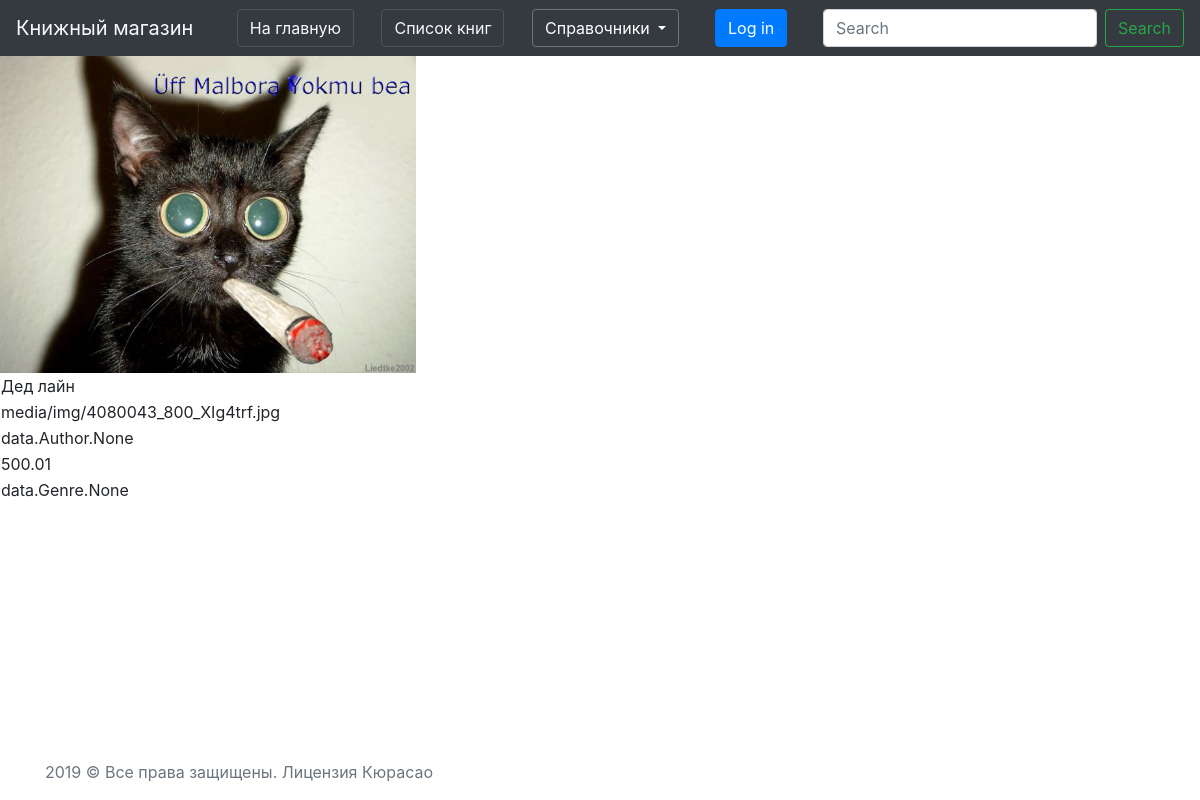
Page /books/3 on the committed database.
### books/models.py (models this page shows, shortened)
class Book(models.Model):
    name = models.CharField(
        "Название",
        null=False,
        blank=False,
        max_length=200)
    image = models.ImageField(
        "Обложка",
        upload_to='media/img/',
        null=True,
        blank=True)
    author = models.ManyToManyField(
        "data.Author",
        related_name="books",
        verbose_name="Автор")
    price = models.DecimalField(
        "Цена",
        max_digits=5,
        decimal_places=2)  # decimal_places - количество нулей после запятой
    serie = models.ForeignKey(
        "data.Series",
        related_name="books",
        verbose_name="Серия",
        on_delete=models.CASCADE)
    genre = models.ManyToManyField(
        "data.Genre",
        related_name="books",
        blank=True,
        verbose_name="Жанр")
    year = models.PositiveSmallIntegerField(
        "Год издания",
        null=True,
        blank=True)
    page = models.PositiveSmallIntegerField(
        "Количество страниц",
        null=True,
        blank=True)
    bind = models.ForeignKey(
        "data.Binding",
        verbose_name="Переплет",
        null=True,
        blank=True,
        on_delete=models.CASCADE)
    book_format = models.ForeignKey(
        "data.BookFormat",
        verbose_name="Формат",
        null=True,
        blank=True,
        on_delete=models.CASCADE)
    isbn = models.CharField(
        "ISBN",
        default="0",
        unique=True,
        max_length=20)
    weight = models.PositiveSmallIntegerField(
        "Вес, гр",
        null=True,
        blank=True, )
    age_limit = models.PositiveSmallIntegerField(
        "Возрастные ограничения",
        null=True,
        blank=True,)
    publish = models.ForeignKey(
        "data.Publish",
        verbose_name="Издательство",
        null=True,
        blank=True,
        on_delete=models.CASCADE)
    book_amount = models.PositiveIntegerField(
        "Кол-во книг в наличии",
        default=0)
    available = models.BooleanField(
        "Доступна для заказа",
        default=True)
    rate = models.FloatField(
        "Рейтинг",
        default=0)
    created_day = models.DateTimeField(
        "Дата внесения в каталог",
        auto_now=False,
        auto_now_add=True)
    updated_date = models.DateTimeField(
        "Дата последнего изменения",
        auto_now=True,
        auto_now_add=False)
    class Meta:
        verbose_name = 'Книга'
        verbose_name_plural = 'Книги'
        permissions = [('edit-content', 'for content-managers'), ('edit-order', 'for edit-managers'), ('market', 'for marketers')]

### books/views.py (the view)
# urls.py: path('<int:pk>', BookDetailView.as_view(), name='book-detail-view'),
class BookDetailView(DetailView):
    model = Book

### books/templates/books/book_detail.html (shortened to what this page needs)
{% extends "base.html" %}
{% block content %}
<table>
<tr>
    <td>{{ object.name }}</td>
</tr>
<tr>
    <img src="{{ object.image.url }}" style="width: 26rem;" alt="Картинка не загрузилась"></img>
    <td>{{ object.image }}</td>
</tr>
<tr>
    <td>{{ object.author }}</td>
</tr>
<tr>
    <td>{{ object.price }}</td>
</tr>
<tr>
    <td>{{ object.genre }}</td>
</tr>
</table>
{% endblock %}

### rows in the picture
Book: name "Дед лайн", image (picture), image "media/img/4080043_800_XIg4trf.jpg", author "data.Author.None", price "500.01", genre "data.Genre.None"
